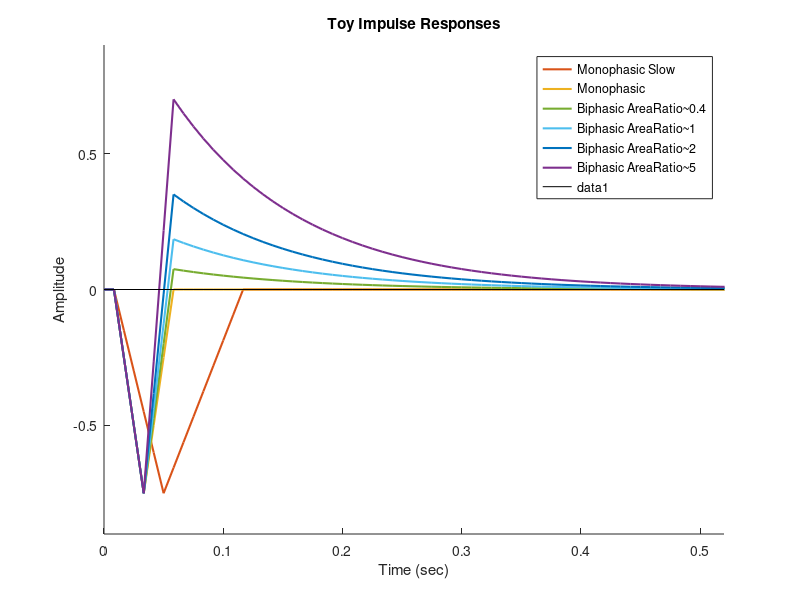

MATLAB code to generate this figure: (Note: this script raises an error after producing the figure.)
% toy_impulseResponses_v3.m
%
% Generate toy impulse responses and compare their responses to different
%  stimuli.
%
% Updated: 1/19/18
%

clearvars
close all
clc

%% Filter parameters
ifi = 1/120;
t = 0:99;
t = t * ifi;

% colormap
colormap lines
cmap = colormap;
close

filters(1).titleStr = 'Biphasic AreaRatio~5';
filters(1).color = cmap(4,:);
filters(1).startInd = 2;
filters(1).peak1Ind = 5;
filters(1).peak2Ind = 8; % 9
filters(1).peak1Val = -0.75;
filters(1).peak2Val = 0.70;
filters(1).lambda = 13;

filters(2).titleStr = 'Biphasic AreaRatio~2';
filters(2).color = cmap(1,:);
filters(2).startInd = 2;
filters(2).peak1Ind = 5;
filters(2).peak2Ind = 8;
filters(2).peak1Val = -0.75;
filters(2).peak2Val = 0.35;
filters(2).lambda = 13;

% filters(2).titleStr = 'Biphasic AreaRatio~1.5';
% filters(2).color = cmap(1,:);
% filters(2).startInd = 2;
% filters(2).peak1Ind = 5;
% filters(2).peak2Ind = 8;
% filters(2).peak1Val = -0.75;
% filters(2).peak2Val = 0.35;
% filters(2).lambda = 13;

filters(3).titleStr = 'Biphasic AreaRatio~1';
filters(3).color = cmap(6,:);
filters(3).startInd = 2;
filters(3).peak1Ind = 5;
filters(3).peak2Ind = 8;
filters(3).peak1Val = -0.75;
filters(3).peak2Val = 0.185; %0.2
filters(3).lambda = 13;

filters(4).titleStr = 'Biphasic AreaRatio~0.4';
filters(4).color = cmap(5,:);
filters(4).startInd = 2;
filters(4).peak1Ind = 5;
filters(4).peak2Ind = 8; % 7
filters(4).peak1Val = -0.75;
filters(4).peak2Val = 0.075; %0.1
filters(4).lambda = 13;

filters(5).titleStr = 'Monophasic';
filters(5).color = cmap(3,:);
filters(5).startInd = 2;
filters(5).peak1Ind = 5;
filters(5).peak2Ind = 8; % 7
filters(5).peak1Val = -0.75;
filters(5).peak2Val = 0;
filters(5).lambda = 13;

filters(6).titleStr = 'Monophasic Slow';
filters(6).color = cmap(2,:);
filters(6).startInd = 2;
filters(6).peak1Ind = 7;
filters(6).peak2Ind = 15;
filters(6).peak1Val = -0.75;
filters(6).peak2Val = 0;
filters(6).lambda = 13;

% define legends
for n = 1:length(filters)
    legends{n} = filters(n).titleStr;
end

%% generate filter

for n = 1:length(filters)
    filter = zeros(size(t));
    
    % decay of second phase
    for i = filters(n).peak2Ind:length(filter)
        ind = i - filters(n).peak2Ind;
        filter(i) = filters(n).peak2Val * exp(-1/filters(n).lambda * ind);
    end

    % 1st phase to peak
    slope1 = filters(n).peak1Val / ...
        (filters(n).peak1Ind - filters(n).startInd);
    for j = filters(n).startInd:filters(n).peak1Ind
        ind = j-filters(n).startInd;
        filter(j) = slope1 * ind;
    end

    % 1st phase peak to 2nd phase peak
    slope2 = (filters(n).peak2Val-filters(n).peak1Val)/...
        (filters(n).peak2Ind-filters(n).peak1Ind);
    for k = filters(n).peak1Ind:filters(n).peak2Ind
        ind = k - filters(n).peak1Ind;
        filter(k) = slope2 * ind + filters(n).peak1Val;
    end
    
    % save filter
    filters(n).filter = filter;

end

%% plot filters
figure;
hold on
colormap lines
cmap = colormap;

for n = length(filters):-1:1
    plot(t,filters(n).filter,'color',filters(n).color,'linewidth',1.5);   
end

legend(fliplr(legends));
xlabel('Time (sec)');
ylabel('Amplitude');
title('Toy Impulse Responses');
xlim([0 0.520]);
ylim([-0.9 0.9]);
line([0 0.520],[0 0],'color',[0 0 0]); % x-axis line

%% compute quantification metrics

for n = 1:length(filters)
    filter = filters(n).filter;
    
    % end of 2nd phase 0.25 sec from stim start
    tEndPhase2 = 0.25;
    % frame corresponding to end of second phase
    endPhase2 = floor(tEndPhase2/ifi);

    % framePeaks of 1st and 2nd phases
    [filters(n).framePeak1,filters(n).framePeak2]  = ...
        computeFramePeaks(filter,1);

    % first zero crossing
    filters(n).frameZero1 = computeFrameZero1(filter,...
        filters(n).framePeak1,1);

    % second zero crossing
    filters(n).frameZero2 = computeFrameZero2(filter,...
        filters(n).framePeak1,1);

    % tPeaks - always relative to first zero crossing
    filters(n).tPeak1 = t(filters(n).framePeak1 - filters(n).frameZero1);
    filters(n).tPeak2 = t(filters(n).framePeak2 - filters(n).frameZero1);

    % area under curve of first phase in units %dF/F * sec
    %  between first and second zero crossings
    filters(n).area1 = trapz(filter(...
        filters(n).frameZero1:filters(n).frameZero2)) * 100 * ifi;


    % area under curve of second phase in units %dF/F * sec
    %  between second zero crossing and endPhase2 (0.25sec from stim
    %  start)
    % dark
    filters(n).area2 = trapz(filter(...
        filters(n).frameZero2:endPhase2)) * 100 * ifi;        

    % ratio of 2 area of second phase/area of first phase
    filters(n).areaRatio = filters(n).area2 / filters(n).area1;
    
    % invert area1 and areaRatio 
    filters(n).area1 = filters(n).area1 * -1;
    filters(n).areaRatio = filters(n).areaRatio * -1;

end

%% plot quantification metrics

fieldList = {'area1', 'area2', 'areaRatio', 'tPeak1', 'tPeak2'};
xPos = length(filters):-1:1;
yScale = [0 5; 0 8; 0 5; 0 0.05; 0 0.15];

for m = 1:length(fieldList)
    figure;
    hold on;
    for n = length(filters):-1:1
        plot(xPos(n),filters(n).(fieldList{m}),'o',...
            'MarkerEdgeColor',filters(n).color,'MarkerFaceColor',...
            filters(n).color,'MarkerSize',8);
    end
    legend(fliplr(legends),'location','northeast');
    title(fieldList{m});
    ylim(yScale(m,:));
    xlim([0 40]);
    set(gca,'xtick',[]);
    set(gca,'xticklabel',[]);
end

%% generate repeated flashes - 8 ms dark (-1), 50 ms gray (0)

flashParams.numRepeatFlashes = 6;
flashParams.repeatFlashDur = 0.008; % in sec
flashFrames = ceil(flashParams.repeatFlashDur/ifi);
flashParams.repeatGrayDur = 0.05; % in sec
grayFrames = ceil(flashParams.repeatGrayDur/ifi);

flashParams.repeatFlashStim = [-1*ones(1,flashFrames) zeros(1,grayFrames)];
flashParams.fullRepeatFlashStim = repmat(flashParams.repeatFlashStim,1,...
    flashParams.numRepeatFlashes);

%% convolve filter with repeat flash stimulus

for n = 1:length(filters)
    % response
    filters(n).filtRepeatFlashOut = conv(flashParams.fullRepeatFlashStim,...
        filters(n).filter);
    
    % half-wave rectified response
    filters(n).rectFiltRepeatFlashOut = filters(n).filtRepeatFlashOut;
    filters(n).rectFiltRepeatFlashOut(...
        filters(n).rectFiltRepeatFlashOut < 0) = 0;
end


% time points of response to repeated flash stimulus
tRepeatFlash = 0:(length(filters(1).filtRepeatFlashOut)-1);
tRepeatFlash = tRepeatFlash * ifi;

%% plot filtered repeat flash responses

figure;
hold on
colormap lines
cmap = colormap;

for n = length(filters):-1:1
    plot(tRepeatFlash,filters(n).filtRepeatFlashOut,'color',...
        filters(n).color,'linewidth',1.5);   
end

% plot when flashes occured
flashInd = find(flashParams.fullRepeatFlashStim ~= 0);
flashParams.repeatFlashTimes = tRepeatFlash(flashInd);
flashParams.repeatFlashVals = ones(size(flashParams.repeatFlashTimes))*1.5;

plot(flashParams.repeatFlashTimes,flashParams.repeatFlashVals,'v',...
    'MarkerEdgeColor','k','MarkerFaceColor','k');

legend(fliplr(legends),'location','southwest');
xlabel('Time (sec)');
ylabel('Response Amplitude');
title('Modeled Responses to Repeated Flash Stimulus');
xlim([0 0.3]);
ylim([-2 1.5]);
line([0 0.5],[0 0],'color',[0 0 0]); % x-axis line

set(gcf,'Position',[400 150 350 500]);

%% plot rectified filtered repeat flash responses

figure;
hold on
colormap lines
cmap = colormap;

for n = length(filters):-1:1
    plot(tRepeatFlash,filters(n).rectFiltRepeatFlashOut,'color',...
        filters(n).color,'linewidth',1.5);   
end

% plot when flashes occured
flashInd = find(flashParams.fullRepeatFlashStim ~= 0);
flashParams.repeatFlashTimes = tRepeatFlash(flashInd);
flashParams.repeatFlashVals = ones(size(flashParams.repeatFlashTimes))*1.5;

plot(flashParams.repeatFlashTimes,flashParams.repeatFlashVals,'v',...
    'MarkerEdgeColor','k','MarkerFaceColor','k');

legend(fliplr(legends),'location','southwest');
xlabel('Time (sec)');
ylabel('Response Amplitude');
title('Modeled Responses to Repeated Flash Stimulus, Rectified');
xlim([0 0.3]);
ylim([-2 1.5]);
line([0 0.5],[0 0],'color',[0 0 0]); % x-axis line

set(gcf,'Position',[400 150 350 500]);

%% generate alternating flashes  
% 8 ms dark (-1), 50 ms gray (0), 8 ms light (1), 50 ms gray

flashParams.numAltFlashes = 3;
flashParams.altFlashDur = 0.008; % in sec
flashFrames = ceil(flashParams.altFlashDur/ifi);
flashParams.altGrayDur = 0.05; % in sec
grayFrames = ceil(flashParams.altGrayDur/ifi);

flashParams.altFlashStim = [-1*ones(1,flashFrames) zeros(1,grayFrames)...
    ones(1,flashFrames) zeros(1,grayFrames)];
flashParams.fullAltFlashStim = repmat(flashParams.altFlashStim,1,...
    flashParams.numAltFlashes);

%% convolve filter with alternating flash stimulus

for n = 1:length(filters)
    % response
    filters(n).filtAltFlashOut = conv(flashParams.fullAltFlashStim,...
        filters(n).filter);
    
    % half-wave rectified response
    filters(n).rectFiltAltFlashOut = filters(n).filtAltFlashOut;
    filters(n).rectFiltAltFlashOut(...
        filters(n).rectFiltAltFlashOut < 0) = 0;
end

% time points of response to alternating flash stimulus
tAltFlash = 0:(length(filters(1).filtAltFlashOut)-1);
tAltFlash = tAltFlash * ifi;

%% plot filtered alternating flash responses

figure;
hold on
colormap lines
cmap = colormap;

for n = length(filters):-1:1
    plot(tAltFlash,filters(n).filtAltFlashOut,'color',filters(n).color,...
        'linewidth',1.5);   
end

% plot when light flashes occured
flashInd = find(flashParams.fullAltFlashStim > 0);
flashParams.altLightFlashTimes = tAltFlash(flashInd);
flashParams.altLightFlashVals = ...
    ones(size(flashParams.altLightFlashTimes))*1.5;
plot(flashParams.altLightFlashTimes,flashParams.altLightFlashVals,'vk');

% plot when dark flashes occured
flashInd = find(flashParams.fullAltFlashStim < 0);
flashParams.altDarkFlashTimes = tAltFlash(flashInd);
flashParams.altDarkFlashVals = ...
    ones(size(flashParams.altDarkFlashTimes))*1.5;
plot(flashParams.altDarkFlashTimes,flashParams.altDarkFlashVals,'v',...
    'MarkerEdgeColor','k','MarkerFaceColor','k');

legend(fliplr(legends),'location','southeast');
xlabel('Time (sec)');
ylabel('Response Amplitude');
title('Modeled Responses to Alternating Flash Stimulus');
xlim([0 0.3]);
ylim([-2 1.5]);
line([0 0.5],[0 0],'color',[0 0 0]); % x-axis line

set(gcf,'Position',[400 150 350 500]);

%% plot rectified filtered alternating flash responses

figure;
hold on
colormap lines
cmap = colormap;

for n = length(filters):-1:1
    plot(tAltFlash,filters(n).rectFiltAltFlashOut,'color',filters(n).color,...
        'linewidth',1.5);   
end

% plot when light flashes occured
flashInd = find(flashParams.fullAltFlashStim > 0);
flashParams.altLightFlashTimes = tAltFlash(flashInd);
flashParams.altLightFlashVals = ...
    ones(size(flashParams.altLightFlashTimes))*1.5;
plot(flashParams.altLightFlashTimes,flashParams.altLightFlashVals,'vk');

% plot when dark flashes occured
flashInd = find(flashParams.fullAltFlashStim < 0);
flashParams.altDarkFlashTimes = tAltFlash(flashInd);
flashParams.altDarkFlashVals = ...
    ones(size(flashParams.altDarkFlashTimes))*1.5;
plot(flashParams.altDarkFlashTimes,flashParams.altDarkFlashVals,'v',...
    'MarkerEdgeColor','k','MarkerFaceColor','k');

legend(fliplr(legends),'location','southeast');
xlabel('Time (sec)');
ylabel('Response Amplitude');
title('Modeled Responses to Alternating Flash Stimulus, Rectified');
xlim([0 0.3]);
ylim([-2 1.5]);
line([0 0.5],[0 0],'color',[0 0 0]); % x-axis line

set(gcf,'Position',[400 150 350 500]);

%% normalize filter - to energy (value squared)

for n = 1:length(filters)
    filter = filters(n).filter;
    energy = 0;
    for l = 1:length(filter)
        energy = energy + filter(l)^2;
    end
    
    filters(n).normFilter = filter / energy;
end

%% compute fft

sampRate = 1/ifi;     % sampling rate in Hz
numSamp = 1024;

for n = 1:length(filters)
    y = fft(filters(n).normFilter,numSamp);   % Compute DFT of normFilter
%     y = fft(filters(n).filter,numSamp);
    filters(n).fftMag = abs(y); 
    % Magnitude
    % Frequency vector
    filters(n).freq = (0:length(y)-1)*sampRate/length(y);   
  
    filters(n).p1 = 1:(floor(length(y)/2)+1);
end

%% plot frequency curves
figure;
hold on
colormap lines
cmap = colormap;

for n = length(filters):-1:1
    plot(filters(n).freq(filters(n).p1),filters(n).fftMag(filters(n).p1),...
        'color',filters(n).color,'linewidth',1.5);   
end

legend(fliplr(legends));
xlabel('Frequency (Hz)');
ylabel('Magnitude');
title('FFT of Toy Impulse Responses');
xlim([0 40]);
ylim([0 2]);

%% save all
savePath = '/Users/hyang/Documents/New Imaging Analysis/AnalyzedData/ToyImpulseResponses';
saveName = 'toyImpulseResponses180119.mat';

save([savePath filesep saveName],'filters','flashParams','t',...
    'tRepeatFlash','tAltFlash','legends','ifi','-v7.3');